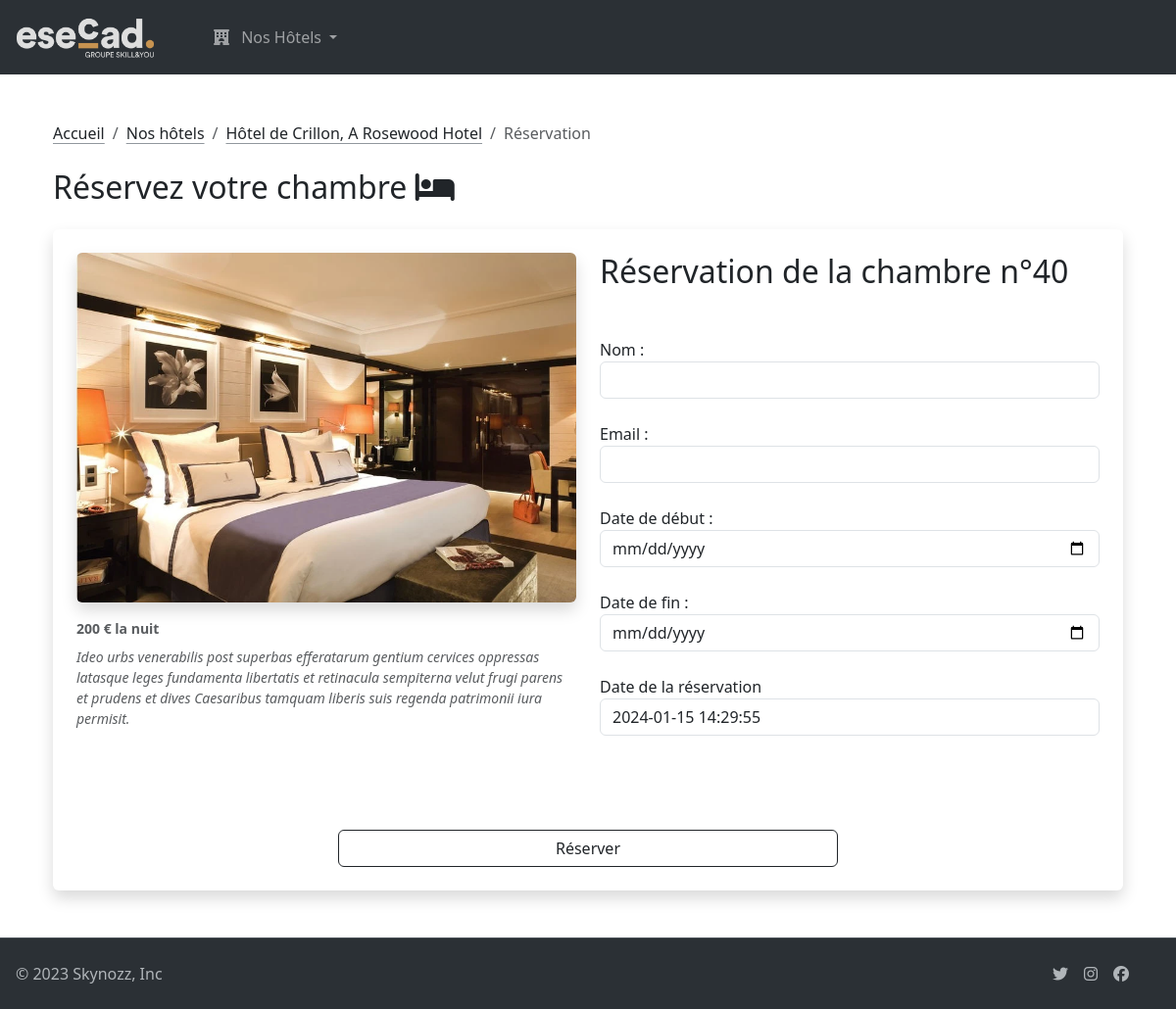
The app's page /reservation.php?chambre_id=4 with its own data.
### tables this page shows
CREATE TABLE IF NOT EXISTS `chambres` (
  `id` int(11) NOT NULL AUTO_INCREMENT,
  `numero_chambre` int(11) NOT NULL,
  `hotel_id` int(11) DEFAULT NULL,
  `prix` int(11) DEFAULT NULL,
  `description` varchar(255) DEFAULT NULL,
  `photo` blob DEFAULT NULL,
  PRIMARY KEY (`id`),
  KEY `hotel_id` (`hotel_id`)
);

CREATE TABLE IF NOT EXISTS `hotels` (
  `id` int(11) NOT NULL AUTO_INCREMENT,
  `nom` varchar(255) NOT NULL,
  `adresse` varchar(255) NOT NULL,
  `photo` blob NOT NULL,
  `code_postal` int(11) DEFAULT NULL,
  `ville` varchar(255) DEFAULT NULL,
  `description` varchar(255) DEFAULT NULL,
  `etoiles` int(11) DEFAULT NULL,
  PRIMARY KEY (`id`)
);

### reservation.php (called while the page is built, shortened)
<?php
    include 'templates/includes/header.html.php';
    include 'templates/pages/formReservation.html.php';
    include 'templates/includes/footer.html.php';

### core/Database.php (called while the page is built)
<?php
class Database
{
    private static ?PDO $instance   = null;
    public static function getInstance(
        string $dbName = DB_NAME,
        string $host = DB_HOST,
        int    $port = DB_PORT,
        string $username = DB_USERNAME,
        string $password = DB_PASSWORD
    ): PDO
    {
        if (self::$instance === null) {
            self::$instance = new PDO("mysql:dbname=$dbName;host=$host;port=$port", $username, $password);
        }
        return self::$instance;
    }
}

### core/Model.php (called while the page is built, shortened)
<?php
class Model
{
    protected string $table;
    public function __construct()
    {
        $this->table = strtolower(get_class($this));
    }
    public function getOneById(int $id): array
    {
        $query = Database::getInstance()->prepare('SELECT * FROM ' . $this->table . ' WHERE id = :id');
        $query->execute(['id' => $id]);
        return $query->fetch(PDO::FETCH_ASSOC);
    }
}

### templates/pages/formReservation.html.php (the view, shortened to what this page needs)
<?php
$chambre = (new Chambres)->getOneById($_GET['chambre_id']);
$photoChambre = $chambre["photo"];
$photoChambre = preg_replace('/\x{EF}\x{BB}\x{BF}/', '', urldecode($photoChambre));
$hotelName = (new Hotels)->getOneById($chambre['hotel_id'])['nom'];
?>
<div class="container mt-5">
    <nav aria-label="breadcrumb">
        <ol class="breadcrumb mb-4">
            <li class="breadcrumb-item"><a href="/" class="link-offset-2 link-dark link-underline-secondary link-underline-opacity-75">Accueil</a></li>
            <li class="breadcrumb-item"><a href="/hotels.php" class="link-offset-2 link-dark link-underline-secondary link-underline-opacity-75">Nos hôtels</a></li>
            <li class="breadcrumb-item"><a href="/hotel.php?id=<?= $chambre['hotel_id'] ?>" class="link-offset-2 link-dark link-underline-secondary link-underline-opacity-75"><?= $hotelName ?></a></li>
            <li class="breadcrumb-item active" aria-current="page">Réservation</li>
        </ol>
    </nav>
    <h2 class="mb-4">Réservez votre chambre <i class="fa-solid fa-bed"></i></h2>
    <form action="/resultReservation.php" method="post" class="bg-white p-4 rounded shadow reservation-form">
        <div class="row">
            <div class="col-md-6">
                <figure class='figure'>
                    <img src='../images/chambres/<?= $photoChambre ?>' class='figure-img img-fluid shadow rounded'
                         alt='Photo de <?= $chambre['numero_chambre'] ?>'>
                    <figcaption class='figure-caption text-start mt-2'>
                        <strong><?= $chambre['prix'] ?> € la nuit</strong>
                        <p class="fst-italic mt-2"><?= $chambre["description"] ?></p>
                    </figcaption>
                </figure>
            </div>
            <div class="col-md-6 reservation-details">
                <h2 class="mb-5">Réservation de la chambre n°<?= $chambre["numero_chambre"] ?></h2>
                <div class="form-group mb-4">
                    <label for="nom">Nom :</label>
                    <input type="text" class="form-control" id="nom" name="nom" required>
                </div>
                <div class="form-group mb-4">
                    <label for="email">Email :</label>
                    <input type="email" class="form-control" id="email" name="email" required>
                </div>
                <div class="form-group mb-4">
                    <label for="date_debut">Date de début :</label>
                    <input type="date" class="form-control" id="date_debut" min="<?= date('Y-m-d') ?>" name="date_debut"
                           required>
                </div>
                <div class="form-group mb-4">
                    <label for="date_fin">Date de fin :</label>
                    <input type="date" class="form-control" id="date_fin" min="<?= date('Y-m-d') ?>" name="date_fin"
                           required>
                </div>
                <div class="form-group mb-5">
                    <label for="date_creation">Date de la réservation</label>
                    <input type="text" class="form-control" id="date_creation" name="date_creation"
                           value="<?= date('Y-m-d H:i:s'); ?>" readonly>
                </div>
            </div>
            <div class="d-grid gap-2 col-6 mx-auto">
                <button type="submit" class="btn btn-outline-dark mt-5">Réserver</button>
            </div>
        </div>
    </form>
</div>

### records on screen
chambres: hotel.nom "Hôtel de Crillon, A Rosewood Hotel", prix "200", description "Ideo urbs venerabilis post superbas efferatarum gentium cervices oppressas latasque leges fundamenta libertatis et retinacula sempiterna velut frugi parens et prudens et dives Caesaribus tamquam liberis suis regenda patrimonii iura permisit.", numero_chambre "40"
